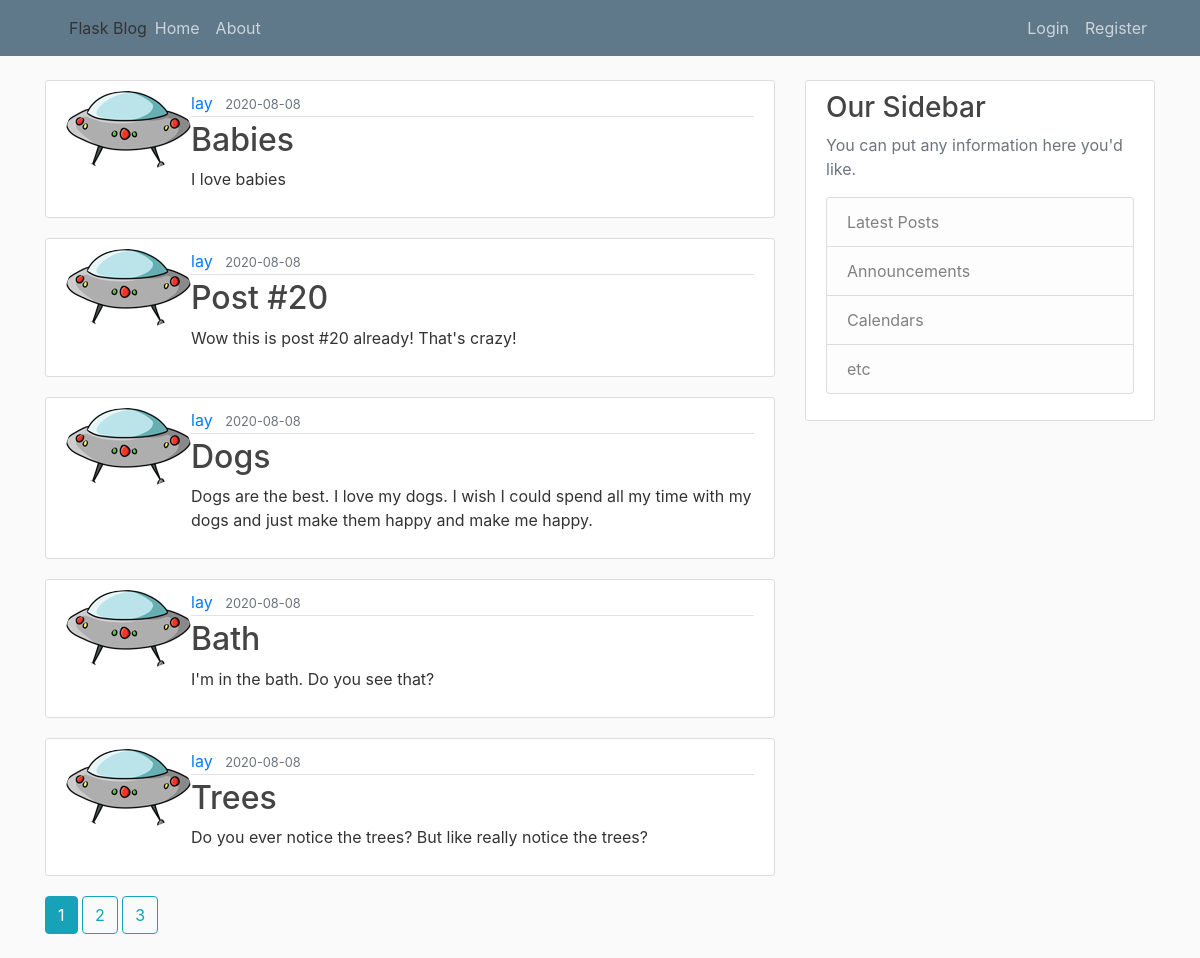
Page /home on the earlier database version.
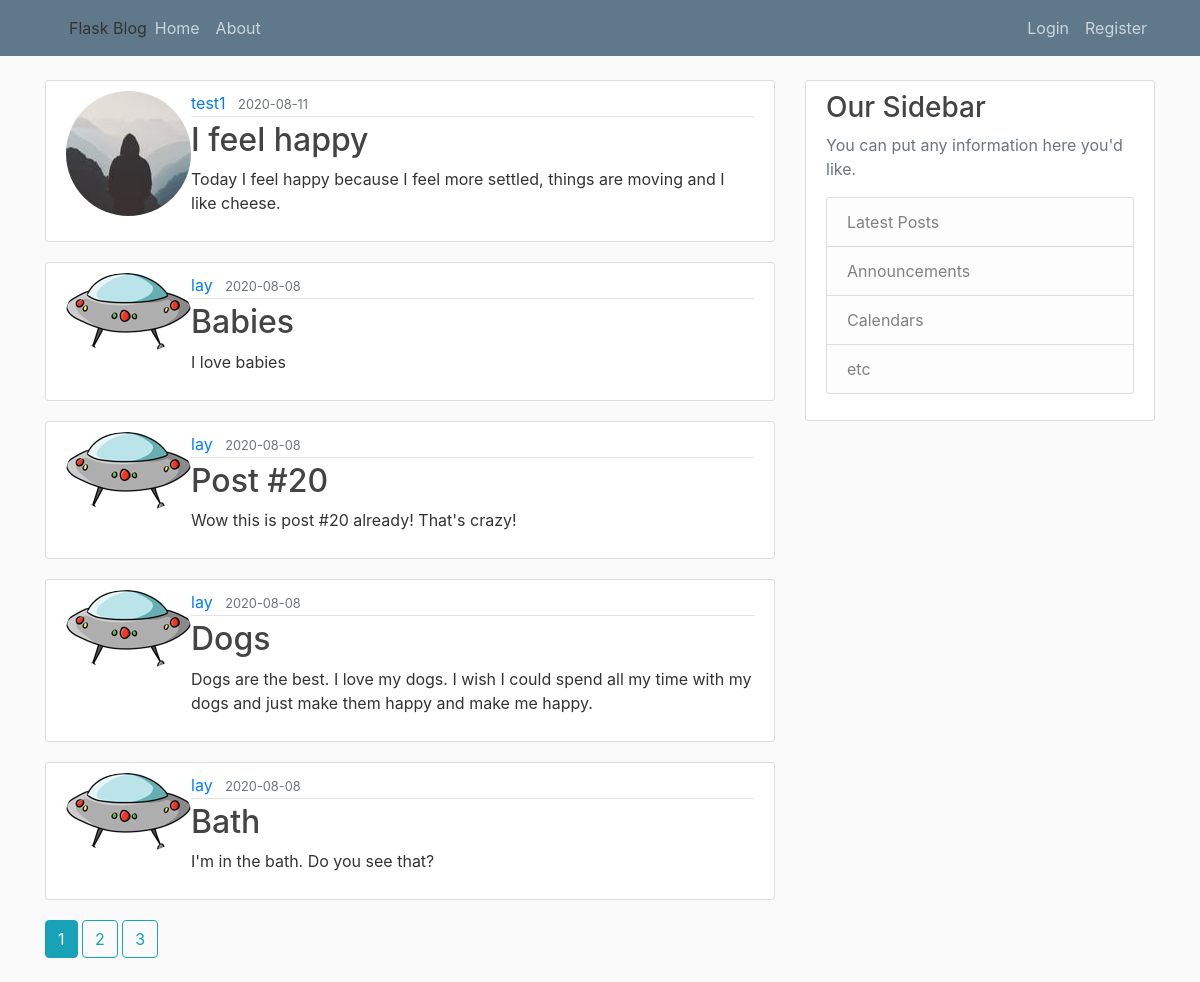
Same page on the later database version.
### flaskblog/models.py (models this page shows, shortened)
class Post(db.Model):
    id = db.Column(db.Integer, primary_key=True)
    title = db.Column(db.String(100), nullable=False)
    date_posted = db.Column(db.DateTime,
                            nullable=False,
                            default=datetime.utcnow)
    content = db.Column(db.Text, nullable=False)
    user_id = db.Column(db.Integer, db.ForeignKey('user.id'), nullable=False)

class User(db.Model, UserMixin):
    id = db.Column(db.Integer, primary_key=True)
    username = db.Column(db.String(20), unique=True, nullable=False)
    email = db.Column(db.String(120), unique=True, nullable=False)
    image_file = db.Column(db.String(20),
                           nullable=False,
                           default='default.jpg')
    password = db.Column(db.String(60), nullable=False)
    posts = db.relationship('Post', backref='author', lazy=True)

### flaskblog/main/routes.py (the view)
@main.route("/")
@main.route("/home")
def home():
    page = request.args.get('page', 1, type=int)
    posts = Post.query.order_by(Post.date_posted.desc())\
                        .paginate(page=page, per_page=5)
    return render_template("home.html", posts=posts)

### flaskblog/templates/home.html
{% extends "layout.html" %}
{% block content %}
    {% for post in posts.items %}
        <article class="media content-section">
            <img class="rounded-circle articl-img" src="{{ url_for('static', filename='profile_pics/' + post.author.image_file) }}">
            <div class="media-body">
                <div class="article-metadata">
                    <a class="mr-2" href="{{ url_for('users.user_posts', username=post.author.username) }}">{{ post.author.username }}</a>
                    <small class="text-muted">{{ post.date_posted.strftime('%Y-%m-%d') }}</small>
                </div>
                <h2><a class="article-title" href="{{ url_for('posts.post', post_id=post.id) }}">{{ post.title }}</a></h2>
                <p class="article-content">{{ post.content }}</p>
            </div>
        </article>
    {% endfor %}
    {% for page_num in posts.iter_pages(left_edge=1, right_edge=1, left_current=1, right_current=2) %}
        {% if page_num %}
            {% if posts.page == page_num %}
                <a class="btn btn-info mb-4" href="{{ url_for('main.home', page=page_num) }}">{{ page_num }}</a>
            {% else %}
                <a class="btn btn-outline-info mb-4" href="{{ url_for('main.home', page=page_num) }}">{{ page_num }}</a>
            {% endif %}
        {% else %}
            ...
        {% endif %}
    {% endfor %}
{% endblock content %}

Differences in the rows shown:
no longer on this page (row unchanged): Post: image_file (picture), author.username "lay", date_posted "2020-08-08", title "Trees", content "Do you ever notice the trees? But like really notice the trees?"
added Post: image_file (picture), author.username "test1", date_posted "2020-08-11", title "I feel happy", content "Today I feel happy because I feel more settled, things are moving and I like cheese."
